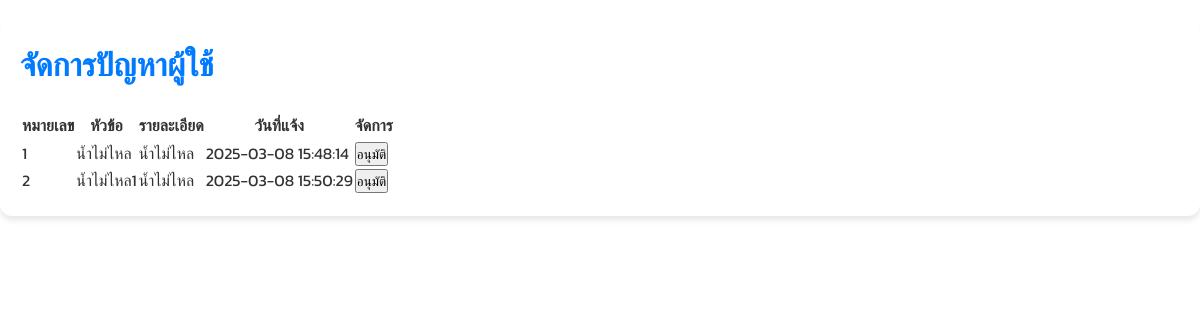
The page /ManageReports.php (signed in) on the database its author committed.
### tables this page shows
CREATE TABLE `reports` (
  `ReportID` int(11) NOT NULL COMMENT 'ID เก็บการรายงานต่างๆ',
  `NameReport` varchar(255) NOT NULL COMMENT 'หัวข้อชื่อรายงาน',
  `Description` text NOT NULL COMMENT 'รายะเอียดปัญหา',
  `FloorID` int(11) NOT NULL COMMENT 'หมายเลขชั้น',
  `UserID` int(11) NOT NULL COMMENT 'เก็บIDคนแจ้ง',
  `Picture` varchar(255) DEFAULT NULL COMMENT 'รูปภาพ',
  `Created_at` timestamp NOT NULL DEFAULT current_timestamp() ON UPDATE current_timestamp() COMMENT 'แจ้งเมื่อเวลา',
  `DormID` int(11) NOT NULL COMMENT 'ID หอ'
);

### ManageReports.php (the view, shortened to what this page needs)
<?php
$conn = new mysqli("localhost", "root", "", "repair_system");
$reports = $conn->query("SELECT * FROM reports");
?>
<!DOCTYPE html>
<html lang="th">
<head>
    <link rel="stylesheet" href="css/styleAdmin.css">
</head>
<body>
    <div class="container">
        <h1>จัดการปัญหาผู้ใช้</h1>
        <table>
            <tr>
                <th>หมายเลข</th>
                <th>หัวข้อ</th>
                <th>รายละเอียด</th>
                <th>วันที่แจ้ง</th>
                <th>จัดการ</th>
            </tr>
            <?php while ($row = $reports->fetch_assoc()) { ?>
            <tr>
                <td><?php echo $row['ReportID']; ?></td>
                <td><?php echo $row['NameReport']; ?></td>
                <td><?php echo $row['Description']; ?></td>
                <td><?php echo $row['Created_at']; ?></td>
                <td>
                    <form method="POST">
                        <button type="submit" name="approve">อนุมัติ</button>
                    </form>
                </td>
            </tr>
            <?php } ?>
        </table>
    </div>
</body>
</html>

### css/styleAdmin.css (style rules this page uses)
* { margin: 0; padding: 0; box-sizing: border-box; font-family: "Kanit", sans-serif; }
body { font-family: "Kanit", sans-serif; background-color: #fff; color: #333; line-height: 1.6; }
.container { max-width: 1200px; margin: 20px auto; padding: 20px; background-color: #fff; border-radius: 12px; box-shadow: 0 4px 6px rgba(0, 0, 0, 0.1); }
h1 { font-size: 32px; margin-bottom: 20px; color: #007bff; }

### rows shown on the page
reports: ReportID "1", NameReport "น้ำไม่ไหล", Description "น้ำไม่ไหล", Created_at "2025-03-08 15:48:14"
reports: ReportID "2", NameReport "น้ำไม่ไหล1", Description "น้ำไม่ไหล", Created_at "2025-03-08 15:50:29"
